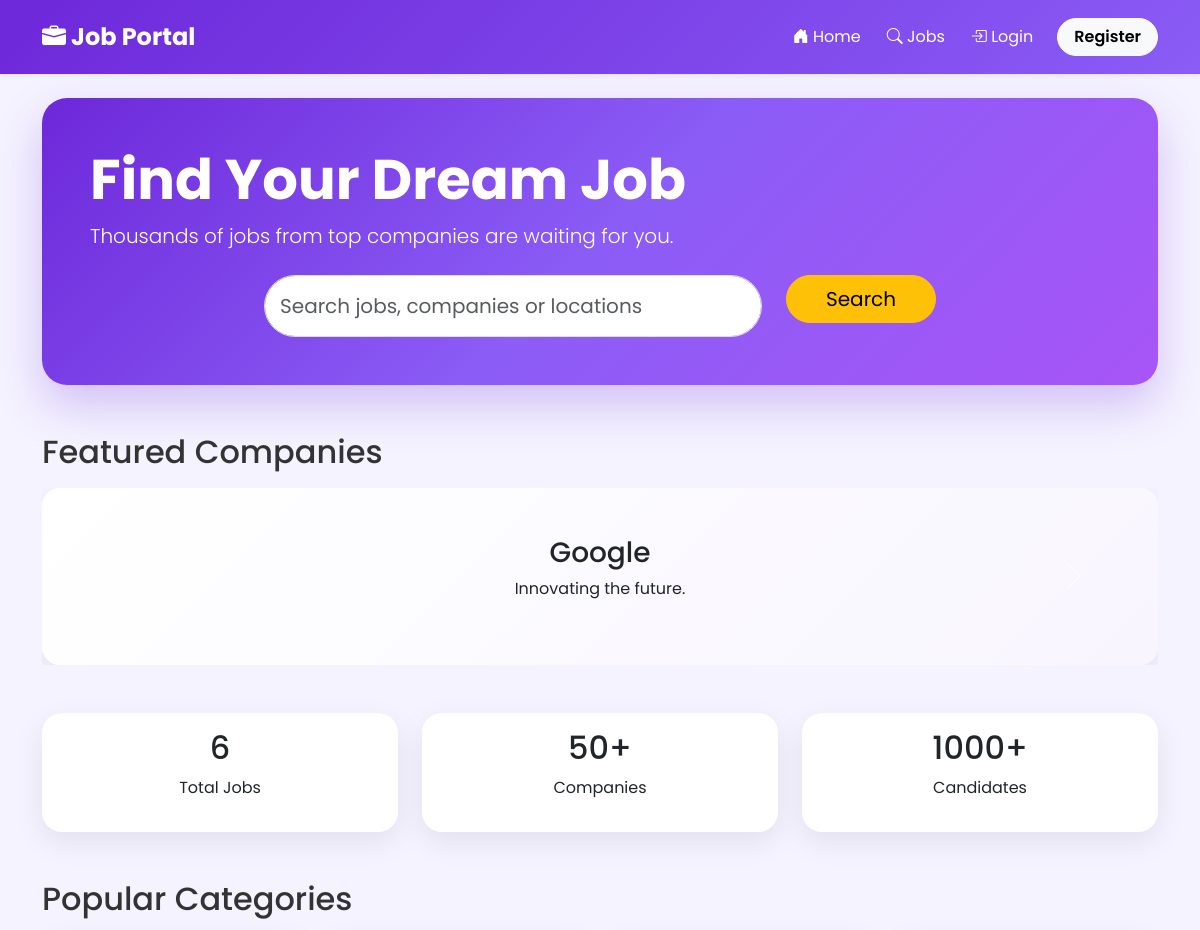
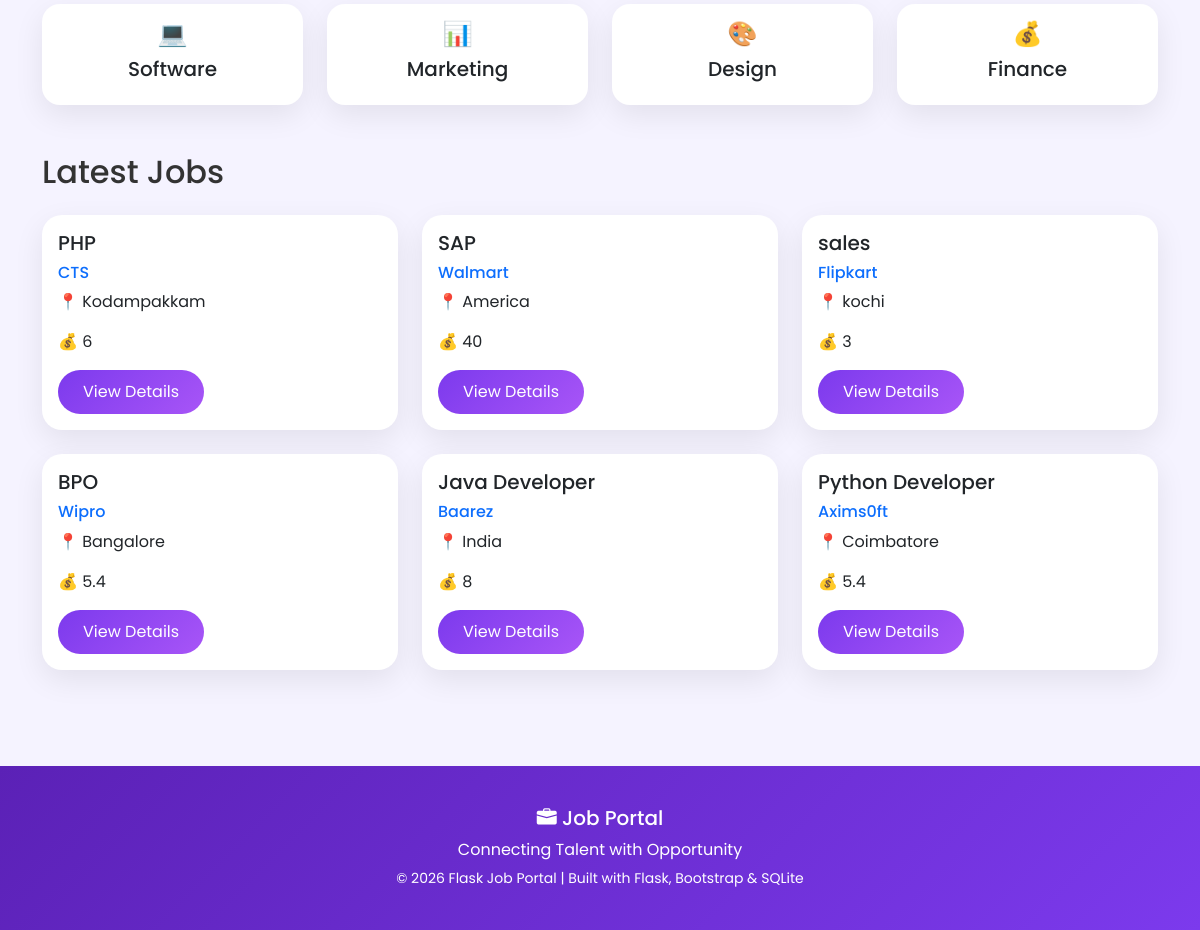
The page / on the database its author committed (2 pictures, top to bottom).
### tables this page shows
CREATE TABLE jobs
    (
        id INTEGER PRIMARY KEY AUTOINCREMENT,

        employer_id INTEGER NOT NULL,

        company_name TEXT NOT NULL,

        job_title TEXT NOT NULL,

        location TEXT NOT NULL,

        experience TEXT NOT NULL,

        salary TEXT NOT NULL,

        skills TEXT NOT NULL,

        description TEXT NOT NULL,

        posted_date TEXT NOT NULL,

        FOREIGN KEY (employer_id)
        REFERENCES users(id)
    );

### app.py (the view)
@app.route("/")
def home():
    latest_jobs = get_all_jobs()[:6]
    return render_template(
        "index.html",
        latest_jobs=latest_jobs
    )

### database.py (called while the page is built)
def get_connection():
    conn = sqlite3.connect(DATABASE_NAME)
    conn.row_factory = sqlite3.Row
    return conn

def get_all_jobs():
    conn = get_connection()
    jobs = conn.execute("""
    SELECT *
    FROM jobs
    ORDER BY id DESC
    """).fetchall()
    conn.close()
    return jobs

### templates/index.html (shortened to what this page needs)
{% extends "base.html" %}
{% block content %}
<div class="hero-section text-white p-5 mb-5">
    <h1 class="display-4 fw-bold">
        Find Your Dream Job
    </h1>
    <p class="lead">
        Thousands of jobs from top companies are waiting for you.
    </p>
    <form
        action="{{ url_for('jobs') }}"
        method="GET"
        class="row justify-content-center mt-4">
        <div class="col-md-6">
            <input
                type="text"
                name="search"
                class="form-control form-control-lg"
                placeholder="Search jobs, companies or locations">
        </div>
        <div class="col-md-2">
            <button class="btn btn-warning btn-lg w-100">
                Search
            </button>
        </div>
    </form>
</div>
<h2 class="mb-3">
    Featured Companies
</h2>
<div
id="companyCarousel"
class="carousel slide mb-5"
data-bs-ride="carousel">
<div class="carousel-inner">
<div class="carousel-item active">
<div class="card company-card text-center p-5">
<h3>Google</h3>
<p>Innovating the future.</p>
</div>
</div>
</div>
<button
class="carousel-control-prev"
type="button"
data-bs-target="#companyCarousel"
data-bs-slide="prev">
<span class="carousel-control-prev-icon"></span>
</button>
<button
class="carousel-control-next"
type="button"
data-bs-target="#companyCarousel"
data-bs-slide="next">
<span class="carousel-control-next-icon"></span>
</button>
</div>
<div class="row text-center mb-5">
<div class="col-md-4">
<div class="card stat-card text-center">
<div class="card-body">
<h2>
{{ latest_jobs|length }}
</h2>
<p>Total Jobs</p>
</div>
</div>
</div>
<div class="col-md-4">
<div class="card stat-card text-center">
<div class="card-body">
<h2>
50+
</h2>
<p>Companies</p>
</div>
</div>
</div>
<div class="col-md-4">
<div class="card stat-card text-center">
<div class="card-body">
<h2>
1000+
</h2>
<p>Candidates</p>
</div>
</div>
</div>
</div>
<h2 class="mb-3">
Popular Categories
</h2>
<div class="row mb-5">
<div class="col-md-3">
<div class="card category-card text-center">
<div class="card-body">
<h4>💻</h4>
<h5>Software</h5>
</div>
</div>
</div>
<div class="col-md-3">
<div class="card category-card text-center">
<div class="card-body">
<h4>📊</h4>
<h5>Marketing</h5>
</div>
</div>
</div>
<div class="col-md-3">
<div class="card category-card text-center">
<div class="card-body">
<h4>🎨</h4>
<h5>Design</h5>
</div>
</div>
</div>
<div class="col-md-3">
<div class="card category-card text-center">
<div class="card-body">
<h4>💰</h4>
<h5>Finance</h5>
</div>
</div>
</div>
</div>
<h2 class="mb-4">
Latest Jobs
</h2>
<div class="row">
{% for job in latest_jobs %}
<div class="col-md-6 col-lg-4 mb-4">
<div class="card job-card h-100">
<div class="card-body">
<h5>
{{ job["job_title"] }}
</h5>
<h6 class="text-primary">
{{ job["company_name"] }}
</h6>
<p>
📍 {{ job["location"] }}
</p>
<p>
💰 {{ job["salary"] }}
</p>
<a
href="{{ url_for('job_details', job_id=job['id']) }}"
class="btn btn-primary">
View Details
</a>
</div>
</div>
</div>
{% endfor %}
</div>
{% endblock %}

### templates/base.html (shortened to what this page needs)
<!DOCTYPE html>
<html lang="en">
<head>
    <link
        href="https://cdn.jsdelivr.net/npm/bootstrap@5.3.3/dist/css/bootstrap.min.css"
        rel="stylesheet">
    <link
        rel="stylesheet"
        href="https://cdn.jsdelivr.net/npm/bootstrap-icons@1.11.3/font/bootstrap-icons.min.css">
    <link
        rel="stylesheet"
        href="{{ url_for('static', filename='css/style.css') }}">
</head>
<body>
<nav class="navbar navbar-expand-lg custom-navbar shadow-sm">
    <div class="container">
        <a
            class="navbar-brand fw-bold fs-4"
            href="{{ url_for('home') }}">
            <i class="bi bi-briefcase-fill"></i>
            Job Portal
        </a>
        <div
            class="collapse navbar-collapse"
            id="navbar">
            <ul class="navbar-nav ms-auto align-items-lg-center">
                <li class="nav-item">
                    <a
                        class="nav-link"
                        href="{{ url_for('home') }}">
                        <i class="bi bi-house-door-fill"></i>
                        Home
                    </a>
                </li>
                {% if "user_id" not in session %}
                    <li class="nav-item">
                        <a
                            class="nav-link"
                            href="{{ url_for('jobs') }}">
                            <i class="bi bi-search"></i>
                            Jobs
                        </a>
                    </li>
                    <li class="nav-item">
                        <a
                            class="nav-link"
                            href="{{ url_for('login') }}">
                            <i class="bi bi-box-arrow-in-right"></i>
                            Login
                        </a>
                    </li>
                    <li class="nav-item">
                        <a
                            class="btn btn-light ms-lg-3 px-3"
                            href="{{ url_for('register') }}">
                            Register
                        </a>
                    </li>
                {% endif %}
            </ul>
        </div>
    </div>
</nav>
<div class="container py-4">
    {% block content %}
    {% endblock %}
</div>
<footer class="custom-footer mt-5">
    <div class="container text-center">
        <h5 class="mb-2">
            <i class="bi bi-briefcase-fill"></i>
            Job Portal
        </h5>
        <p class="mb-1">
            Connecting Talent with Opportunity
        </p>
        <small>
            © 2026 Flask Job Portal | Built with Flask, Bootstrap & SQLite
        </small>
    </div>
</footer>
</body>
</html>

### static/css/style.css (style rules this page uses)
body { font-family:'Poppins',sans-serif; background:#f5f3ff; color:#333; }
a { text-decoration:none; }
.container { animation:fadeIn .5s ease; }
.custom-navbar { background:linear-gradient( 135deg, #6D28D9, #8B5CF6 ); padding:14px 0; }
.custom-navbar .navbar-brand { color:white; font-weight:700; }
.custom-navbar .nav-link { color:white; margin-left:10px; transition:.3s; }
.custom-navbar .btn { border-radius:30px; font-weight:600; }
.card { border:none; border-radius:18px; overflow:hidden; box-shadow:0 10px 30px rgba(0,0,0,.08); transition:.35s; }
.btn-primary { background:linear-gradient( 135deg, #7C3AED, #A855F7 ); border:none; border-radius:30px; padding:10px 25px; transition:.3s; }
.form-control, .form-select { border-radius:12px; padding:11px; border:1px solid #ddd; transition:.3s; }
.custom-footer { background:linear-gradient( 135deg, #5B21B6, #7C3AED ); color:white; padding:40px 0; }
.hero-section { background:linear-gradient(135deg,#6D28D9,#8B5CF6,#A855F7); border-radius:25px; padding:70px 50px; box-shadow:0 20px 45px rgba(109,40,217,.25); }
.stat-card { border-radius:20px; transition:.3s; }
.category-card { cursor:pointer; transition:.3s; }
.company-card { background:linear-gradient(135deg,#ffffff,#f8f5ff); }
.job-card { transition:.35s; }
.hero-section .form-control { border-radius:50px; padding:15px; }
.hero-section .btn { border-radius:50px; }
.job-card { border:none; border-radius:20px; overflow:hidden; transition:.35s; }

### rows shown on the page
jobs: job_title "PHP", company_name "CTS", location "Kodampakkam", salary "6"
jobs: job_title "SAP", company_name "Walmart", location "America", salary "40"
jobs: job_title "sales", company_name "Flipkart", location "kochi", salary "3"
jobs: job_title "BPO", company_name "Wipro", location "Bangalore", salary "5.4"
jobs: job_title "Java Developer", company_name "Baarez", location "India", salary "8"
jobs: job_title "Python Developer", company_name "Axims0ft", location "Coimbatore", salary "5.4"

### other values the page prints
{{ latest_jobs|length }} "6"
